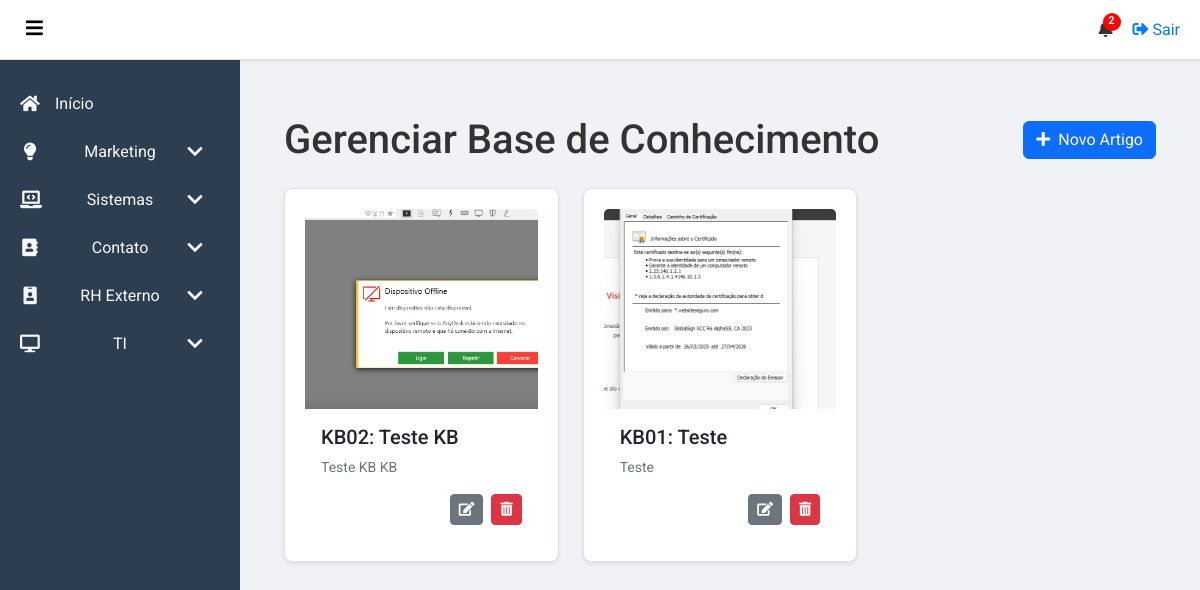
The app's page /sistemas/base-de-conhecimento (signed in) with its own data.
### app/models.py (models this page shows, shortened)
class KnowledgeBaseArticle(db.Model):
    id = db.Column(db.Integer, primary_key=True)
    kb_id = db.Column(db.Integer, unique=True, nullable=True)
    title = db.Column(db.String(200), nullable=False)
    content = db.Column(db.Text, nullable=False)
    image_path = db.Column(db.String(500), nullable=True)
    created_at = db.Column(db.DateTime, nullable=False, default=datetime.utcnow)
    updated_at = db.Column(db.DateTime, nullable=False, default=datetime.utcnow, onupdate=datetime.utcnow)

### app/routes.py (the view)
@main.route('/sistemas/base-de-conhecimento')
@login_required
def knowledge_base():
    articles = KnowledgeBaseArticle.query.order_by(KnowledgeBaseArticle.created_at.desc()).all()
    return render_template('knowledge_base.html', articles=articles)

### app/routes.py (called while the page is built)
@main.context_processor
def inject_user_groups():
    if current_user.is_authenticated:
        user_groups = {group.name for group in current_user.groups}
        return dict(user_groups=user_groups)
    return dict(user_groups=set()) # Return an empty set for anonymous users

@main.context_processor
def inject_notifications():
    if current_user.is_authenticated:
        unread_notifications = Notification.query.filter_by(user_id=current_user.id, is_read=False).order_by(Notification.created_at.desc()).all()
        unread_notifications_count = len(unread_notifications)
        return dict(unread_notifications=unread_notifications, unread_notifications_count=unread_notifications_count)
    return dict(unread_notifications=[], unread_notifications_count=0) # Return empty for anonymous users

### app/templates/knowledge_base.html (shortened to what this page needs)
{% extends "base.html" %}
{% block content %}
<div class="container mt-4">
    <div class="d-flex justify-content-between align-items-center mb-4">
        <h1 class="mb-0">Gerenciar Base de Conhecimento</h1>
        <a href="{{ url_for('main.create_article') }}" class="btn btn-primary">
            <i class="fas fa-plus me-2"></i>Novo Artigo
        </a>
    </div>
    <div class="row">
        {% for article in articles %}
            <div class="col-md-6 col-lg-4 mb-4">
                <div class="card h-100 shadow-sm">
                    {% if article.image_path %}
                        <img src="{{ url_for('static', filename=article.image_path) }}" class="card-img-top" alt="{{ article.title }}" style="height: 200px; object-fit: cover;">
                    {% endif %}
                    <div class="card-body d-flex flex-column">
                        <h5 class="card-title">KB{{ "%02d"|format(article.kb_id) }}: {{ article.title }}</h5>
                        <p class="card-text flex-grow-1">{{ article.content | striptags | truncate(100) }}</p>
                        <div class="mt-auto d-flex justify-content-end">
                            <a href="{{ url_for('main.edit_article', article_id=article.id) }}" class="btn btn-sm btn-secondary me-2" title="Editar">
                                <i class="fas fa-edit"></i>
                            </a>
                            <form action="{{ url_for('main.delete_article', article_id=article.id) }}" method="post" onsubmit="return confirm('Tem certeza que deseja deletar este artigo?');">
                                <button type="submit" class="btn btn-sm btn-danger" title="Deletar">
                                    <i class="fas fa-trash-alt"></i>
                                </button>
                            </form>
                        </div>
                    </div>
                </div>
            </div>
        {% endfor %}
    </div>
</div>
{% endblock %}

### app/static/css/base.css (style rules this page uses)
:root { --primary-color: #007bff; --secondary-color: #2c3e50; --background-light: #f0f2f5; --background-white: #ffffff; --text-color: #333; --text-light: #f8f9fa; --border-color: #dee2e6; --shadow-color: rgba(0, 0, 0, 0.1); }
body { font-family: 'Roboto', sans-serif; margin: 0; padding: 0; background-color: var(--background-light); color: var(--text-color); -webkit-font-smoothing: antialiased; -moz-osx-font-smoothing: grayscale; }
h1, h2, h3, h4, h5, h6 { margin: 0; font-weight: 500; }
a { text-decoration: none; color: var(--primary-color); }
.card { background: white; padding: 20px; border-radius: 8px; box-shadow: 0 2px 4px var(--shadow-color); border: 1px solid var(--border-color); }
.card p { font-size: 14px; color: #6c757d; }

### records on screen
KnowledgeBaseArticle: image_path (picture), kb_id "02", title "Teste KB", content "Teste KB KB"
KnowledgeBaseArticle: image_path (picture), kb_id "01", title "Teste", content "Teste"

### other values on screen
{{ unread_notifications_count }} "2"
